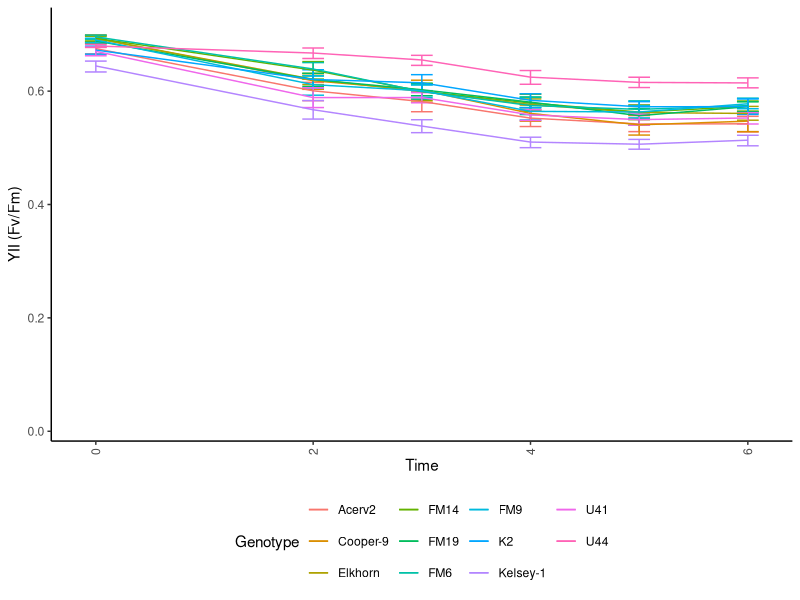
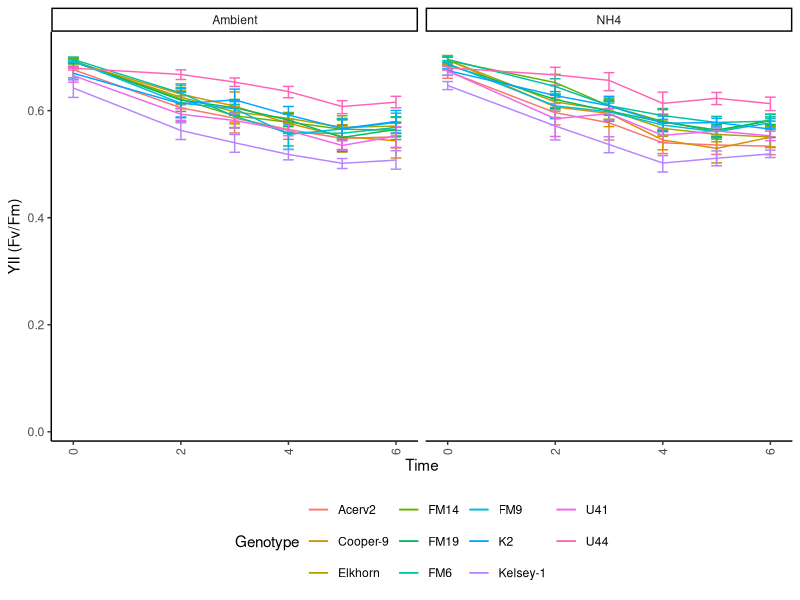
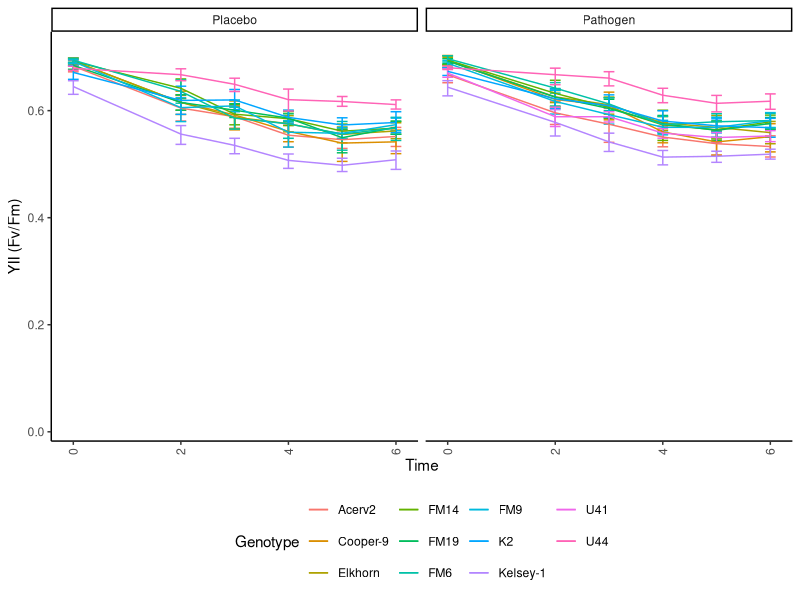
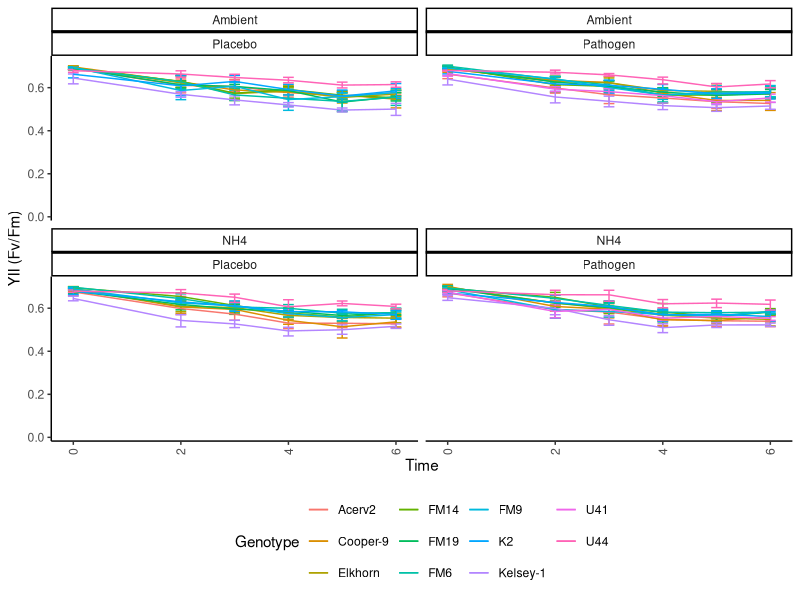
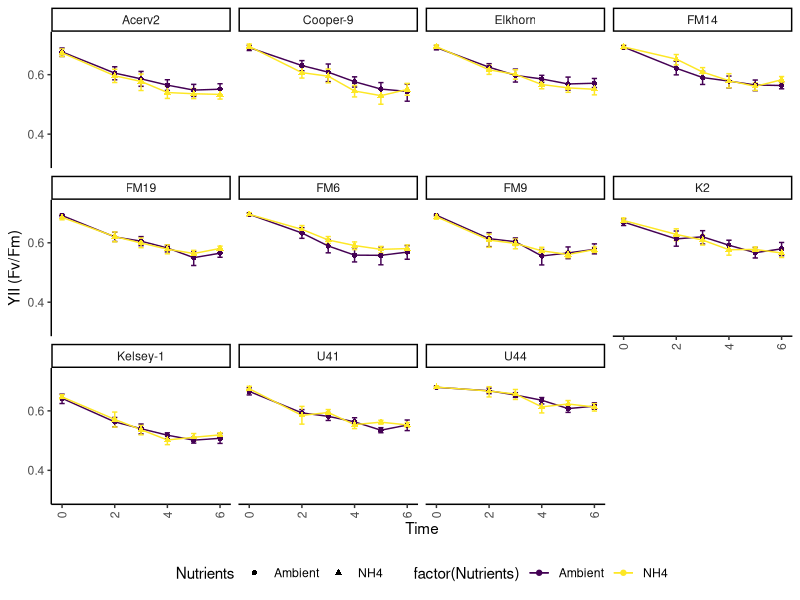
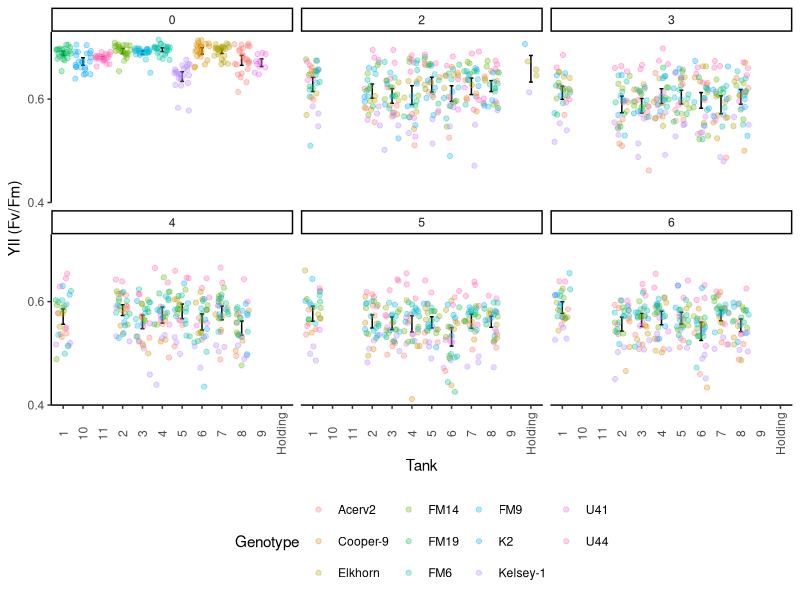
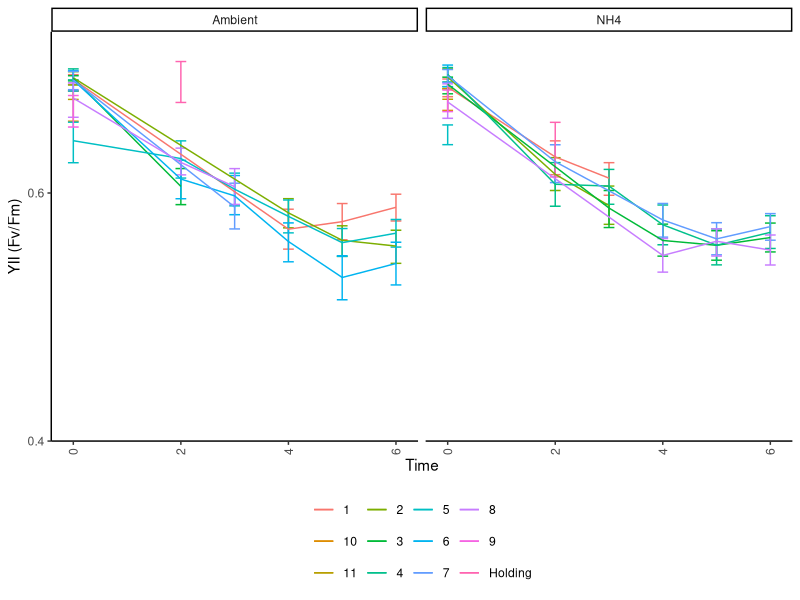
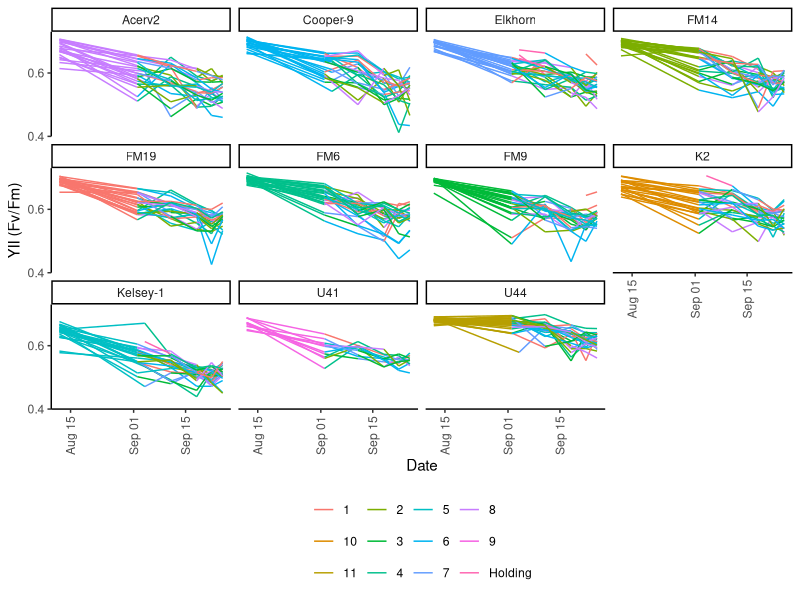

These charts were generated, in order, by the following R code: (Note: this script raises an error after producing the figures.)
## ---- chunk 1
knitr::opts_chunk$set(echo = TRUE, warning=FALSE, message=FALSE, fig.width=7, fig.height=7 )
## ---- chunk 2

# Get all libraries and sources required to run the script

library(dplyr)
library(plyr)
library(reshape2)
library(ggplot2)
library(ggthemes)

theme_set (theme_classic() + theme(panel.grid.major = element_blank(),
                              panel.grid.minor = element_blank(), 
                              axis.line = element_line(colour = "black"),
                              legend.position="none",
                              axis.text.x = element_text(angle = 90, vjust = 0.5),
                              plot.title = element_text(size=12, face="bold"),
                              #panel.border = element_rect(colour = "black", fill=NA, size=1)
                              panel.border = element_blank()
                              ))
## ---- chunk 3

# 1. Import data: 

  # Long format Ssid YII
    YII.Tall<-read.csv("Data/YII_tall.csv")

  # Wide format 
    # YII.wide<- YII.Tall<-readRDS("Data/YII.Wide.rds")
    # YII.Wide<-read.csv("Data/YII_Wide.csv")
  
  #summary(YII.Tall)


# 2. Data clean-up an types: 
  
  # Variable types 
    #YII.nutrients$Time <- as.factor(YII.nutrients$Time)
    YII.Tall$Time<-as.numeric(YII.Tall$Time)
    YII.Tall$Date<-as.Date(YII.Tall$Date, "%Y-%m-%d")
    YII.Tall$Days<-(as.numeric(YII.Tall$Date)-18486)
  
  # Remove-unused data    
    Extras <- YII.Tall[which (YII.Tall$Nutrients=="Extra"), ]
    YII.Tall <- droplevels(YII.Tall[!rownames(YII.Tall) %in%
                                        rownames(Extras), ])
    
    Error <- YII.Tall[which (YII.Tall$YII==0), ]
    YII.Tall <- droplevels(YII.Tall[!rownames(YII.Tall) %in%
                                        rownames(Error), ])
  # Treatments
    YII.Tall$Nutrients<-factor(YII.Tall$Nutrients, 
                             levels= c("Ambient", "NH4"), ordered=TRUE)
    YII.Tall$Disease<-factor(YII.Tall$Disease, 
                             levels= c("Placebo", "Pathogen"), ordered=TRUE)
  # Replicates
    YII.Tall$Tank<-factor(YII.Tall$Tank, ordered=FALSE)
    YII.Tall$Genotype<-factor(YII.Tall$Genotype, ordered=FALSE)
  
  summary(YII.Tall)

# Subset data  
YII.CRF<-YII.Tall[which(YII.Tall$Genotype=='K2'|
                      YII.Tall$Genotype=='U41'|
                      YII.Tall$Genotype=='U44'), ]

YII.UM<-YII.Tall[which(YII.Tall$Genotype=='Acerv2'|
                      YII.Tall$Genotype=='Cooper-9'|
                      YII.Tall$Genotype=='Elkhorn'|
                      YII.Tall$Genotype=='Kelsey-1'), ]

YII.FWC<-YII.Tall[which(YII.Tall$Genotype=='FM14'|
                      YII.Tall$Genotype=='FM6'|
                      YII.Tall$Genotype=='FM9'), ]
## ---- chunk 4
# Genotype

YII_Genet<- ggplot(YII.Tall, aes (Time, YII, colour=Genotype)) +
  stat_summary(fun.data = "mean_cl_boot",geom = "errorbar", width = 0.2 )+
  stat_summary(fun.y=mean, geom="line") + 
  #geom_jitter(alpha=0.5, shape=21)+
  theme(legend.position = "bottom")+
  scale_y_continuous(limits = c(0, .73),
                         breaks = seq(0, 0.7,0.2),  
                         expand = c(0.01, 0.01),
                         name=("YII (Fv/Fm)"))
  
YII_Genet

YII_Genet+ facet_wrap(~Nutrients)
YII_Genet+ facet_wrap(~Disease)
YII_Genet+ facet_wrap(Nutrients~Disease)


YII_Genet<- ggplot(YII.Tall, aes (Time, YII, colour=factor(Nutrients), shape=Nutrients)) +
  stat_summary(fun.data = "mean_cl_boot",geom = "errorbar", width = 0.2 )+
  stat_summary(fun.y=mean, geom="line") + 
  stat_summary(fun.y=mean, geom="point") +
  #geom_jitter(alpha=0.2)+
  theme(legend.position = "bottom")+
  scale_y_continuous(limits = c(0.3, .73),
                         breaks = seq(0, 0.7,0.2),  
                         expand = c(0.01, 0.01),
                         name=("YII (Fv/Fm)"))
YII_Genet+ facet_wrap(~Genotype)
## ---- chunk 5
YII_Tank<- ggplot(YII.Tall, aes (Tank, YII)) +
  stat_summary(fun.data = "mean_cl_boot",geom = "errorbar", width = 0.2 )+
  stat_summary(fun.y=mean, geom="line") + 
  scale_y_continuous(limits = c(0.4, .73),
                         breaks = seq(0, 0.7,0.2),  
                         expand = c(0, 0),
                         name=("YII (Fv/Fm)"))+
  geom_jitter(aes(colour=Genotype), alpha=0.3)+
  facet_wrap(~Time) +
  theme(legend.position = "bottom")
YII_Tank

YII_Tank2<- ggplot(YII.Tall, aes (Time, YII, colour=(Tank))) + 
      
  stat_summary(fun.data = "mean_cl_boot",geom = "errorbar", width = 0.2 )+
  stat_summary(fun.y=mean, geom="line") + 
     scale_y_continuous(limits = c(0.4, .73),
                         breaks = seq(0, 0.7,0.2),  
                         expand = c(0, 0),
                         name=("YII (Fv/Fm)"))+
    
    theme(legend.position="bottom",
        legend.title = element_blank(), 
        strip.background =element_rect(fill=NA)) 
YII_Tank2+facet_wrap(~Nutrients)

# YII_Tank+ facet_wrap(Time~Nutrients)
# YII_Tank+ facet_wrap(Time~Disease)
## ---- chunk 6
YII_Frag<- ggplot(YII.Tall, aes (Date, YII, group=(Fragment),
                                    colour=factor(Tank))) + 
      geom_line()+
      
     scale_y_continuous(limits = c(0.4, .73),
                         breaks = seq(0, 0.7,0.2),  
                         expand = c(0, 0),
                         name=("YII (Fv/Fm)"))+
    
    theme(legend.position="bottom",
        legend.title = element_blank(), 
        strip.background =element_rect(fill=NA)) 
YII_Frag+facet_wrap(~Genotype)


YII_Frag1 <- ggplot(YII.Tall, aes (Date, YII, group=(Fragment),
                                    colour=factor(Genotype))) + 
      geom_line()+
      
     scale_y_continuous(limits = c(0.4, .73),
                         breaks = seq(0, 0.7,0.2),  
                         expand = c(0, 0),
                         name=("YII (Fv/Fm)"))+
    
    theme(legend.position="bottom",
        legend.title = element_blank(), 
        strip.background =element_rect(fill=NA)) 
YII_Frag1+facet_wrap(~Tank)

## ---- chunk 7

YII_Frag<- ggplot(YII.Tall, aes (Time, YII, group=(Genotype),
                                    colour=factor(Genotype))) + 
      
  stat_summary(fun.data = "mean_cl_boot",geom = "errorbar", width = 0.2 )+
  stat_summary(fun.y=mean, geom="line") + 
     scale_y_continuous(limits = c(0.4, .73),
                         breaks = seq(0, 0.7,0.2),  
                         expand = c(0, 0),
                         name=("YII (Fv/Fm)"))+
    
    theme(legend.position="bottom",
        legend.title = element_blank(), 
        strip.background =element_rect(fill=NA)) 
YII_Frag+facet_wrap(~Tank)

YII_Disease<- ggplot(YII.Tall, aes (Time, YII, group=(Genotype),
                                    colour=factor(Genotype))) + 
      
  stat_summary(fun.data = "mean_cl_boot",geom = "errorbar", width = 0.2 )+
  stat_summary(fun.y=mean, geom="line") + 
     scale_y_continuous(limits = c(0.4, .73),
                         breaks = seq(0, 0.7,0.2),  
                         expand = c(0, 0),
                         name=("YII (Fv/Fm)"))+
    
    theme(legend.position="bottom",
        legend.title = element_blank(), 
        strip.background =element_rect(fill=NA)) 
YII_Disease+facet_wrap(~Disease)


## ---- chunk 8

YII_Genotype<- ggplot(YII.Tall, aes (Date, YII, colour=factor(Nutrients))) +
  stat_summary(fun.data = "mean_cl_boot",geom = "errorbar", width = 0.2 )+
  stat_summary(fun.y=mean, geom="line")
YII_Genotype +  facet_grid (~Disease)
YII_Genotype +  facet_wrap(~Genotype)

YII_Genotype<- ggplot(YII.Tall, aes (Time, YII, colour=factor(Nutrients))) +
  stat_summary(fun.data = "mean_cl_boot",geom = "errorbar", width = 0.2 )+
  stat_summary(fun.y=mean, geom="line")
YII_Genotype + facet_grid (Genotype~.)

YII_Genotype<- ggplot(YII.Tall, aes (Time, YII, colour=factor(Fragment))) +
  # stat_summary(fun.data = "mean_cl_boot",geom = "errorbar", width = 0.2 )+
  #stat_summary(fun.y=mean, geom="point", size =3, alpha=0.5) +
  stat_summary(fun.y=mean, geom="line") +   theme_gdocs()
YII_Genotype + ylim(0.2, 0.65) + facet_grid (Genotype~Nutrients) + theme(legend.position="none")
  # xlim(as.Date(c("2017-11-01", "2018-02-30")))

# Nutrients

YII_Treat<- ggplot(YII.Tall, aes (Date, YII, colour=factor(Nutrients))) +   stat_summary(fun.data = "mean_cl_boot",geom = "errorbar", width = 0.2)+
  stat_summary(fun.y=mean, geom="point", size =3, alpha=0.5) +
  stat_summary(fun.y=mean, geom="line") + theme_gdocs()
YII_Treat  + ylim(0.2, 0.7) #+ xlim(as.Date(c("2017-11-01", "2018-01-20"))) +
   #facet_grid (~Replicate)  #+ geom_jitter()

YII_Date <- ggplot(YII.Tall, aes (Nutrients, YII, colour=factor(Nutrients))) +
  stat_summary(fun.data = "mean_cl_boot",geom = "errorbar", width = 0.2)+
  stat_summary(fun.y=mean, geom="point", size =3, alpha=0.5) +
  theme_gdocs() 
YII_Date + facet_grid (Genotype~Date) + theme(legend.position="none")

## ---- chunk 9

# After nutrients 

YII.nutrients<-YII.Tall[which(YII.Tall$Time>4),]

YII_Genotype<- ggplot(YII.nutrients, aes (Date, YII, colour=factor(Genotype))) +
  stat_summary(fun.data = "mean_cl_boot",geom = "errorbar", width = 0.2 )+
  #stat_summary(fun.y=mean, geom="point", size =3, alpha=0.5) +
  stat_summary(fun.y=mean, geom="line") +   theme_gdocs()
YII_Genotype + ylim(0.2, 0.7) + facet_grid (Nutrients~.)

YII_Nut<- ggplot(YII.nutrients, aes (Date, YII, colour=factor(Nutrients))) +
  stat_summary(fun.data = "mean_cl_boot",geom = "errorbar", width = 0.2 )+
  stat_summary(fun.y=mean, geom="point", size =3, alpha=0.5) +
  stat_summary(fun.y=mean, geom="line") +   theme_gdocs()
YII_Nut + ylim(0.2, 0.7) +  facet_wrap (~Genotype) 

YII_Nut<- ggplot(YII.nutrients, aes (Date, YII, colour=factor(Nutrients))) +
  stat_summary(fun.data = "mean_cl_boot",geom = "errorbar", width = 0.2 )+
  stat_summary(fun.y=mean, geom="point", size =3, alpha=0.5) +
  stat_summary(fun.y=mean, geom="line") +   theme_gdocs()
YII_Nut + ylim(0.2, 0.7)


YII_Date_Nut<- ggplot(YII.nutrients, aes (Nutrients, YII, colour=factor(Nutrients))) +
  stat_summary(fun.data = "mean_cl_boot",geom = "errorbar", width = 0.2 )+
  stat_summary(fun.y=mean, geom="point", size =3, alpha=0.5) +
  stat_summary(fun.y=mean, geom="line") +   theme_gdocs()
YII_Date_Nut + ylim(0.2, 0.7) +   facet_grid (~Date) 
  # + xlim(as.Date(c("2017-11-01", "2018-01-20")))


YII_VariationOverTime <- ggplot(YII.Tall, aes (Time, YII, colour=factor(Genotype)))+ 
  geom_point() + facet_wrap (~Nutrients)

library(lattice)
xyplot(YII ~ Time | Nutrients, data=YII.nutrients, type=c("p", "r"), ylim=c(0.0, 0.7))
## ---- chunk 10

Survivors  <- YII.nutrients[, c("Fragment", "Days", "Genotype", "Nutrients")]
  library(plyr)
  SurvivorsFrecuency<-as.data.frame(xtabs(~ Days + Nutrients, Survivors))
  write.csv(SurvivorsFrecuency, "SurvivorsFrecuency.csv")

YII_Genotype<- ggplot(YII.nutrients, aes (Days, YII, colour=factor(Genotype))) +
  stat_summary(fun.data = "mean_cl_boot",geom = "errorbar", width = 0.2 )+
  #stat_summary(fun.y=mean, geom="point", size =3, alpha=0.5) +
  stat_summary(fun.y=mean, geom="line") +   theme_gdocs()
YII_Genotype + ylim(0.45, 0.65) + facet_grid (~Nutrients)

YII_Nutrients<- ggplot(YII.nutrients, aes (Days, YII, colour=Nutrients)) +
  stat_summary(fun.data = "mean_cl_boot",geom = "errorbar", 
               width = 0.2, position = position_dodge(width = 2) )+
  #stat_summary(fun.y=mean, geom="point", size =3, alpha=0.5) +
  stat_summary(fun.y=mean, geom="line") +   theme_bw () + ggtitle("B.")+
  theme(plot.background=element_blank(), 
            panel.border = element_blank(),
            axis.line = element_line(colour = "black"),
            panel.grid.major = element_blank(),
            panel.grid.minor = element_blank(),
            legend.position="bottom",
            strip.background = element_rect(fill="white")) +
      annotate("rect", xmin= 2, xmax = 91,
               ymin = 0.1, ymax =0.2, fill="blue", alpha = .04)+
      annotate("rect", xmin= 79, xmax = 90,
               ymin = 0.1, ymax = .7, fill="orange", alpha = .04)+
      annotate("rect", xmin= 90, xmax = 113,
               ymin = 0.1, ymax = 0.7, fill="red", alpha = .04)+
       scale_y_continuous(limits = c(0.1, 0.7),
                         breaks = seq(0.2, 0.6,0.2),  
                         expand = c(0, 0),
                         name=("YII (Fv/Fm)")) +
      scale_x_continuous(name="Days in the experiment",
                         limits = c(-2,115),
                         breaks = seq(0, 110, 15),  
                         expand = c(0, 0)) + 
    facet_grid (Genotype~., labeller = labeller(Genotype=c(`Green` = "A.cer_1", 
                                    `Green and Orange` = "A.cer_2",
                                    `Orange` = "A.cer_3", 
                                    `Red and Orange` = "A.cer_4",
                                    `Red and Yellow` = "A.cer_5")))
YII_Nutrients 

    ggsave(file="5.3B_YII.svg", plot=YII_Nutrients, width=3.0, height=6)
    ggsave(file="5.3B_YII_NOGenotype.svg", plot=YII_Nutrients, width=3.0, height=3)


# Libraries 
  library(lme4)
  library(multcomp)
  library(multcompView)
  library(lsmeans)
      library(emmeans)
  library(effects)
  library(lmerTest)

# More complex model 
    
YII.nutrients<-subset(YII.nutrients, Days<120)
YII.nutrients$DayF<-as.factor(YII.nutrients$Days)

LM_1 <- lmer(YII ~ Nutrients * DayF + 
                             (1|Genotype/Fragment), REML=TRUE, data= YII.nutrients)

step(LM_1)
LM_2 <- lmer(YII ~ Nutrients * Days + 
                             (Nutrients|Genotype), REML=TRUE,  data= YII.nutrients)
 
LM_3 <- lmer(YII ~ Nutrients * Days + 
                             (1|Genotype), REML=TRUE, data= YII.nutrients)
 
LM_4 <- lm(YII ~ Nutrients * Days, REML = FALSE, data= YII.nutrients)

# Select model

anova(LM_1, LM_2, refit=FALSE)
anova(LM_2, LM_3, refit=FALSE)
anova(LM_3, LM_4)
 
# Final mdel 
LM_Nutrients_Days<-lmer(YII ~ Nutrients * Days + 
                             (Nutrients|Genotype), data= YII.nutrients)
  anova(LM_1)
  summary(LM_1)
  coef(LM_1)
  fitted(LM_1)
      
      layout(matrix(1:4,2,2))  
      plot(LM_1)  
      
plot(Effect(c("Nutrients","DayF"), LM_1), x.var="DayF", multiline=T, ci.style="bars")

#  Pair-wise comparisons
cld(emmeans(LM_1, "Nutrients"))
YIIAcerEmm<-cld(emmeans(LM_1, specs = c("Nutrients", "DayF")))
write.csv(YIIAcerEmm, "YIIAcerEmm.csv")

## ---- chunk 11


# Last Data Point before nutrients 

  lastYII_BN<-ggplot (YII.Wide, aes(Genotype.5, YII.5, colour=factor(Nutrients.5)))
  lastYII_BN + stat_summary(fun.data = "mean_cl_boot",geom = "errorbar", width = 0.2)+
     stat_summary(fun.y=mean, geom="point", size =3, alpha=0.5) + theme_gdocs()
  
  LM_TC_B<-lm(YII.5~Nutrients.5*Genotype.5, data = YII.Wide)
  
  anova(LM_TC_B)
  TukeyHSD(aov(LM_TC_B))
  
  cld(lsmeans(LM_TC_B, "Nutrients.5"))
  cld(lsmeans(LM_TC_B, "Genotype.5"))
  cld(lsmeans(LM_TC_B, specs = c("Nutrients.5", "Genotype.5")))

# Last Data Point After nutrients 

lastYII_BN<-ggplot (YII.Wide, aes(Genotype.13, YII.13, colour=factor(Nutrients.13)))
  lastYII_BN + stat_summary(fun.data = "mean_cl_boot",geom = "errorbar", width = 0.2)+
     stat_summary(fun.y=mean, geom="point", size =3, alpha=0.12) + theme_gdocs()
  
  LM_TC_B<-lm(YII.12~Nutrients.12*Genotype.12, data = YII.Wide)
  
  anova(LM_TC_B)
  TukeyHSD(aov(LM_TC_B))
  
  cld(lsmeans(LM_TC_B, "Nutrients.12"))
  cld(lsmeans(LM_TC_B, "Genotype.12"))
  cld(lsmeans(LM_TC_B, specs = c("Nutrients.12", "Genotype.12")))

## ---- chunk 12
# Creates bibliography 
#knitr::write_bib(c(.packages()), "packages.bib")
